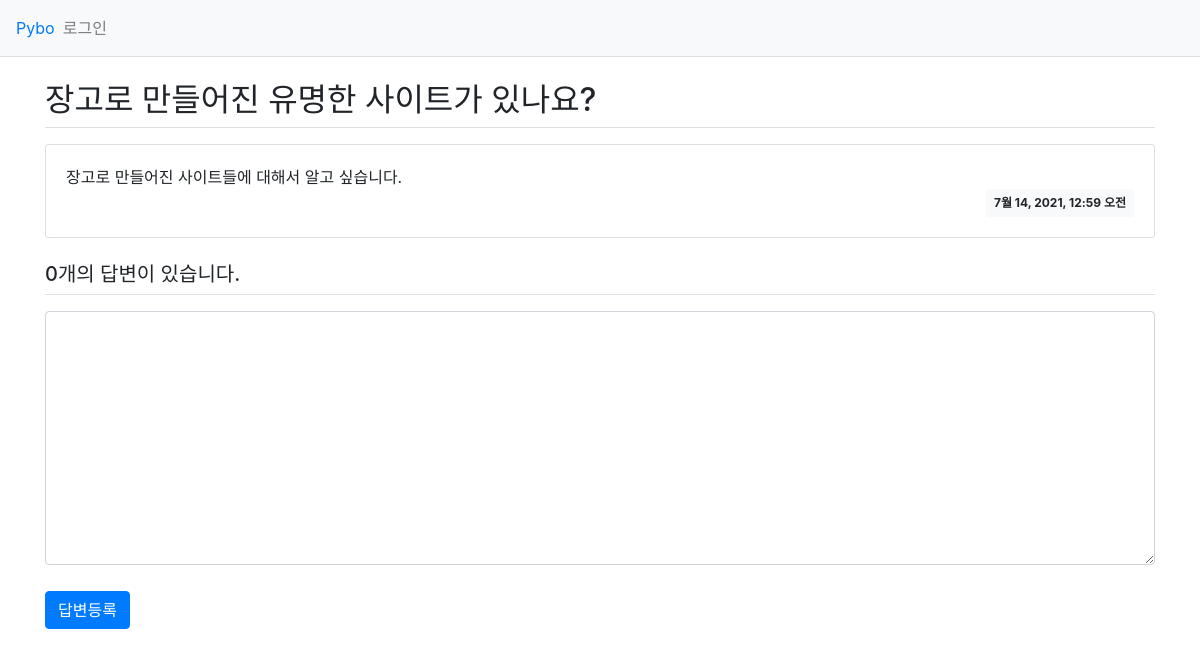
Page /pybo/3/ on the committed database.
### pybo/models.py (models this page shows, shortened)
class Question(models.Model):
    subject = models.CharField(max_length=200)
    content = models.TextField()
    create_date = models.DateTimeField()

### pybo/views.py (the view)
# urls.py: path('<int:question_id>/', views.detail, name='detail'),
def detail(request, question_id):
    question = get_object_or_404(Question, pk=question_id)
    context = {'question': question}
    return render(request, 'pybo/question_detail.html', context)

### templates/pybo/question_detail.html (shortened to what this page needs)
{% extends 'base.html' %}
{% block content %}
<div class="container my-3">
    <h2 class="border-bottom py-2">{{ question.subject }}</h2>
    <div class="card my-3">
        <div class="card-body">
            <div class="card-text" style="white-space: pre-line;">{{ question.content }}</div>
            <div class="d-flex justify-content-end">
                <div class="badge badge-light p-2">
                    {{ question.create_date }}
                </div>
            </div>
        </div>
    </div>
    <h5 class="border-bottom my-3 py-2">{{question.answer_set.count}}개의 답변이 있습니다.</h5>
    <form action="{% url 'pybo:answer_create' question.id %}" method="post" class="my-3">
        <div class="form-group">
            <textarea name="content" id="content" class="form-control" rows="10"></textarea>
        </div>
        <input type="submit" value="답변등록" class="btn btn-primary">
    </form>
</div>
{% endblock %}

### static/style.css (style rules this page uses)
textarea { width:100% }
input[type=submit] { margin-top:10px }

### rows in the picture
Question: subject "장고로 만들어진 유명한 사이트가 있나요?", content "장고로 만들어진 사이트들에 대해서 알고 싶습니다.", create_date "7월 14, 2021, 12:59 오전", answer_set.count "0"
